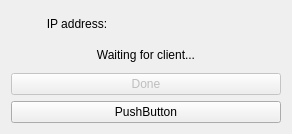
<?xml version="1.0" encoding="UTF-8"?>
<ui version="4.0">
 <class>Server</class>
 <widget class="QWidget" name="Server">
  <property name="geometry">
   <rect>
    <x>0</x>
    <y>0</y>
    <width>292</width>
    <height>134</height>
   </rect>
  </property>
  <property name="sizePolicy">
   <sizepolicy hsizetype="Fixed" vsizetype="Fixed">
    <horstretch>0</horstretch>
    <verstretch>0</verstretch>
   </sizepolicy>
  </property>
  <property name="windowTitle">
   <string>Server</string>
  </property>
  <layout class="QVBoxLayout" name="verticalLayout">
   <item>
    <layout class="QHBoxLayout" name="horizontalLayout">
     <item>
      <widget class="QLabel" name="label">
       <property name="text">
        <string>IP address:</string>
       </property>
       <property name="alignment">
        <set>Qt::AlignCenter</set>
       </property>
      </widget>
     </item>
     <item>
      <widget class="QLabel" name="IP">
       <property name="text">
        <string/>
       </property>
       <property name="alignment">
        <set>Qt::AlignCenter</set>
       </property>
      </widget>
     </item>
    </layout>
   </item>
   <item>
    <widget class="QLabel" name="notificationLabel">
     <property name="text">
      <string>Waiting for client...</string>
     </property>
     <property name="alignment">
      <set>Qt::AlignCenter</set>
     </property>
    </widget>
   </item>
   <item>
    <widget class="QPushButton" name="doneButton">
     <property name="enabled">
      <bool>false</bool>
     </property>
     <property name="text">
      <string>Done</string>
     </property>
    </widget>
   </item>
   <item>
    <widget class="QPushButton" name="pushButton">
     <property name="text">
      <string>PushButton</string>
     </property>
    </widget>
   </item>
  </layout>
 </widget>
 <resources/>
 <connections/>
</ui>
